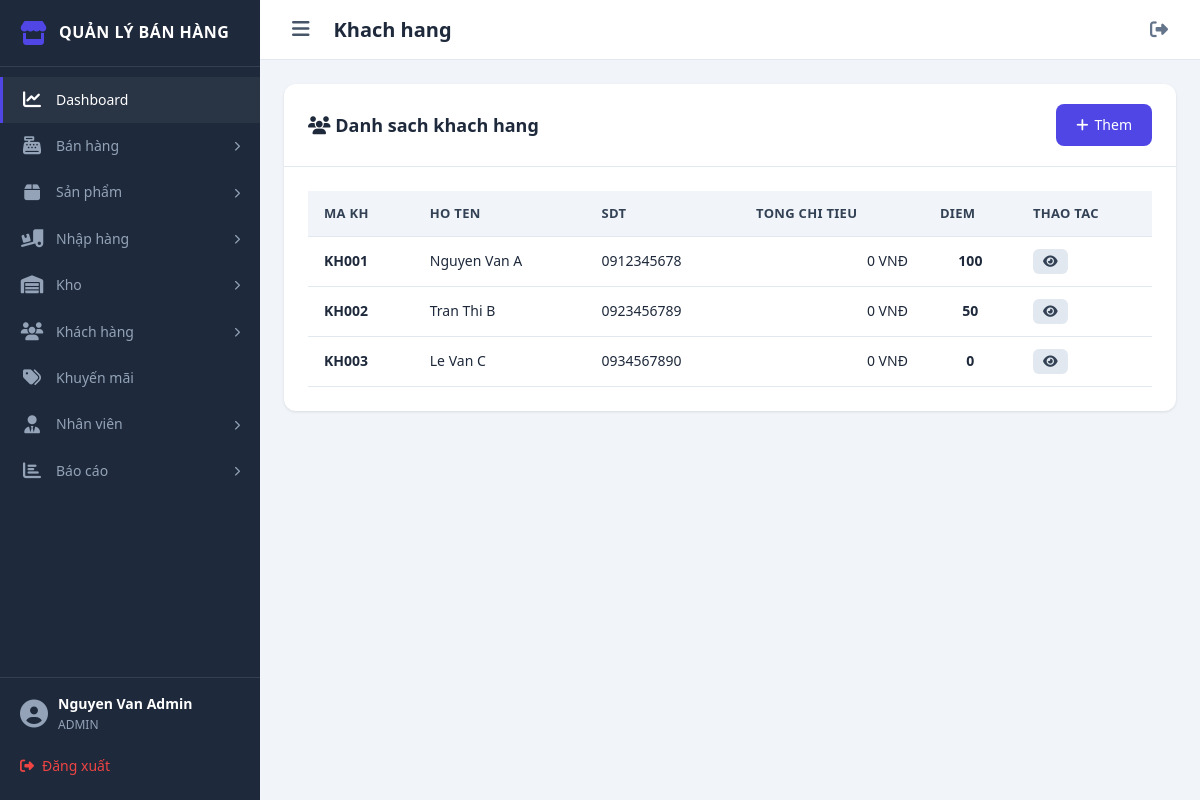
Screenshot of /khachhang/index.php (signed in) with the database file from the repository.
### tables this page shows
CREATE TABLE QUYEN (
    ma_quyen INT AUTO_INCREMENT PRIMARY KEY,
    ten_quyen VARCHAR(100) NOT NULL UNIQUE,
    ma_quyen_code VARCHAR(50) NOT NULL UNIQUE,
    mo_ta TEXT,
    ngay_tao TIMESTAMP DEFAULT CURRENT_TIMESTAMP
);

CREATE TABLE KHACHHANG (
    ma_khach_hang INT AUTO_INCREMENT PRIMARY KEY,
    ma_kh VARCHAR(20) NOT NULL UNIQUE,
    ho_ten VARCHAR(100) NOT NULL,
    so_dien_thoai VARCHAR(15),
    email VARCHAR(100),
    dia_chi TEXT,
    tong_chi_tieu DECIMAL(15,2) DEFAULT 0,
    diem_tich_luy INT DEFAULT 0,
    trang_thai TINYINT DEFAULT 1,
    ngay_tao TIMESTAMP DEFAULT CURRENT_TIMESTAMP,
    INDEX idx_ma_kh (ma_kh),
    INDEX idx_sdt (so_dien_thoai)
);

### config/config.php (called while the page is built, shortened)
<?php
function url($path = '') {
    return BASE_URL . ltrim($path, '/');
}

### includes/auth.php (called while the page is built, shortened)
<?php
require_once __DIR__ . '/../config/config.php';
require_once __DIR__ . '/../config/database.php';
$username = $_SESSION['username'] ?? 'Guest';
$vai_tro = $_SESSION['vai_tro'] ?? 'BANHANG';
$ho_ten = $_SESSION['ho_ten'] ?? $username;
$stmt = $pdo->prepare("
    SELECT q.ma_quyen_code
    FROM VAITRO_QUYEN vq
    JOIN QUYEN q ON vq.ma_quyen = q.ma_quyen
    WHERE vq.ma_vai_tro = :ma_vai_tro
");
$stmt->execute(['ma_vai_tro' => $_SESSION['ma_vai_tro']]);
$user_permissions = $stmt->fetchAll(PDO::FETCH_COLUMN);

### config/database.php (called while the page is built, shortened)
<?php
require_once __DIR__ . '/config.php';
function formatMoney($amount) {
    return number_format($amount, 0, ',', '.') . ' VNĐ';
}

### khachhang/index.php (the view, shortened to what this page needs)
<?php
require_once __DIR__ . '/../config/config.php';
require_once __DIR__ . '/../includes/auth.php';
$page_title = 'Khach hang';
$stmt = $pdo->query("SELECT * FROM KHACHHANG ORDER BY ngay_tao DESC");
$customers = $stmt->fetchAll();
require_once __DIR__ . '/../includes/header.php';
?>
<div class="card">
    <div class="card-header">
        <h2><i class="fas fa-users"></i> Danh sach khach hang</h2>
        <a href="<?= url('khachhang/create.php') ?>" class="btn btn-primary"><i class="fas fa-plus"></i> Them</a>
    </div>
    <div class="card-body">
        <table class="data-table" id="customerTable">
            <thead>
                <tr><th>Ma KH</th><th>Ho ten</th><th>SDT</th><th>Tong chi tieu</th><th>Diem</th><th>Thao tac</th></tr>
            </thead>
            <tbody>
                <?php foreach ($customers as $c): ?>
                <tr>
                    <td><strong><?= htmlspecialchars($c['ma_kh']) ?></strong></td>
                    <td><?= htmlspecialchars($c['ho_ten']) ?></td>
                    <td><?= htmlspecialchars($c['so_dien_thoai']) ?></td>
                    <td class="text-right"><?= formatMoney($c['tong_chi_tieu']) ?></td>
                    <td class="text-center"><strong><?= $c['diem_tich_luy'] ?></strong></td>
                    <td>
                        <a href="<?= url('khachhang/detail.php?id=' . $c['ma_khach_hang']) ?>" class="btn btn-sm btn-secondary btn-action"><i class="fas fa-eye"></i></a>
                    </td>
                </tr>
                <?php endforeach; ?>
            </tbody>
        </table>
    </div>
</div>
<?php require_once __DIR__ . '/../includes/footer.php'; ?>

### includes/header.php (shortened to what this page needs)
<?php
require_once __DIR__ . '/../config/config.php';
?>
<!DOCTYPE html>
<html lang="vi">
<head>
    <link rel="stylesheet" href="<?= url('assets/css/style.css') ?>">
    <link rel="stylesheet" href="https://cdnjs.cloudflare.com/ajax/libs/font-awesome/6.5.1/css/all.min.css">
</head>
<body>
    <div class="app-container">
        <?php require_once __DIR__ . '/sidebar.php'; ?>
        <div class="main-content">
            <header class="top-header">
                <div class="header-left">
                    <button class="sidebar-toggle" onclick="toggleSidebar()">
                        <i class="fas fa-bars"></i>
                    </button>
                    <h2 class="page-title"><?= htmlspecialchars($page_title) ?></h2>
                </div>
                <div class="header-right">
                    <a href="<?= url('auth/logout.php') ?>" class="btn-logout" title="Đăng xuất">
                        <i class="fas fa-sign-out-alt"></i>
                    </a>
                </div>
            </header>
            <main class="content-area">

### includes/sidebar.php (shortened to what this page needs)
<?php
require_once __DIR__ . '/../config/config.php';
$current = getCurrentModule();
function renderMenuItem($item, $current) {
    $isActive = ($current === $item['module']);
    $hasSub = isset($item['submenu']);
    $activeClass = $isActive ? 'active' : '';
    $subClass = ($hasSub && $isActive) ? 'expanded' : '';
    echo '<li class="menu-item ' . $activeClass . ' ' . $subClass . '">';
    echo '<a href="' . url($item['link']) . '" class="menu-link" ' . ($hasSub ? 'onclick="toggleSubmenu(this);return false;"' : '') . '>';
    echo '<i class="fas ' . $item['icon'] . '"></i>';
    echo '<span>' . htmlspecialchars($item['label']) . '</span>';
    if ($hasSub) echo '<i class="fas fa-chevron-right submenu-arrow"></i>';
    echo '</a>';
    echo '</li>';
}
?>
<aside class="sidebar" id="sidebar">
    <div class="sidebar-brand">
        <i class="fas fa-store"></i>
        <span>QUẢN LÝ BÁN HÀNG</span>
    </div>
    <nav class="sidebar-nav">
        <ul class="menu-list">
            <?php foreach ($menuItems as $item) renderMenuItem($item, $current); ?>
        </ul>
    </nav>
    <div class="sidebar-footer">
        <div class="user-mini">
            <i class="fas fa-user-circle"></i>
            <div>
                <div class="mini-name"><?= htmlspecialchars($ho_ten ?? $_SESSION['ho_ten'] ?? '') ?></div>
                <div class="mini-role"><?= htmlspecialchars($vai_tro ?? $_SESSION['vai_tro'] ?? '') ?></div>
            </div>
        </div>
        <a href="<?= url('auth/logout.php') ?>" class="logout-link">
            <i class="fas fa-sign-out-alt"></i> Đăng xuất
        </a>
    </div>
</aside>

### includes/footer.php (shortened to what this page needs)
            </main>
        </div>
    </div>
</body>
</html>

### rows the page displays
quyen: label "Bán hàng"
quyen: label "Sản phẩm"
quyen: label "Nhập hàng"
quyen: label "Kho"
quyen: label "Khách hàng"
quyen: label "Khuyến mãi"
quyen: label "Nhân viên"
quyen: label "Báo cáo"
khachhang: ma_kh "KH001", ho_ten "Nguyen Van A", so_dien_thoai "0912345678", tong_chi_tieu "0 VNĐ", diem_tich_luy "100"
khachhang: ma_kh "KH002", ho_ten "Tran Thi B", so_dien_thoai "0923456789", tong_chi_tieu "0 VNĐ", diem_tich_luy "50"
khachhang: ma_kh "KH003", ho_ten "Le Van C", so_dien_thoai "0934567890", tong_chi_tieu "0 VNĐ", diem_tich_luy "0"

### other values shown
$item['label'] "Dashboard"
$ho_ten "Nguyen Van Admin"
$vai_tro "ADMIN"
$page_title "Khach hang"
